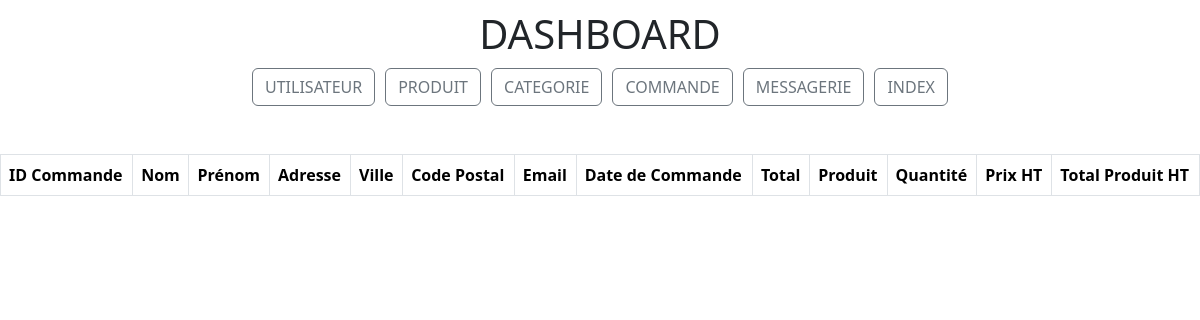
The page /dashboard/commandes/dashboard_commandes.php on the database as committed earlier.
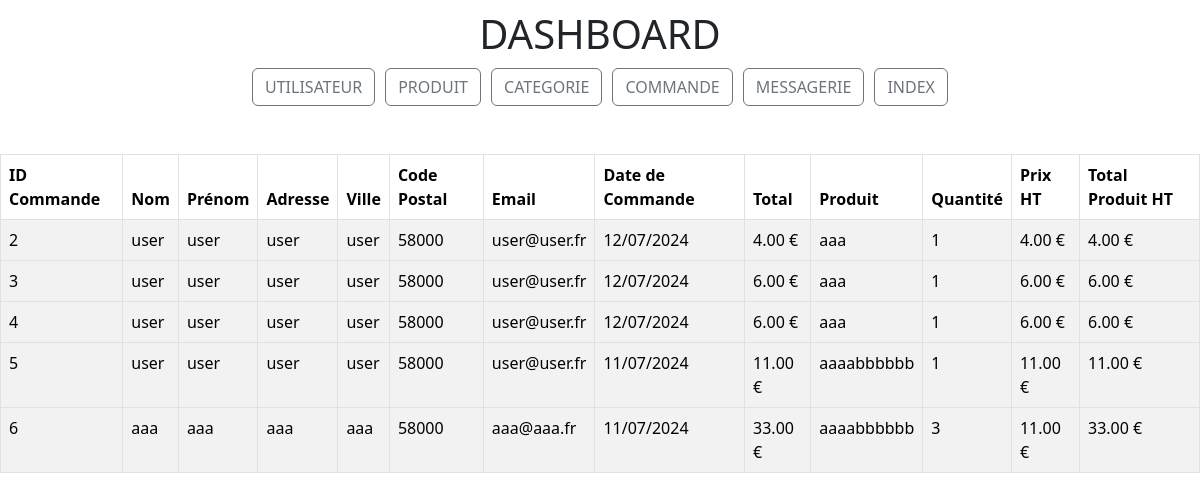
The same page on the database as committed later.
### tables this page shows
CREATE TABLE `commande_details` (
  `id` int NOT NULL,
  `commande_id` int NOT NULL,
  `produit_id` int NOT NULL,
  `quantite` int NOT NULL,
  `prix_ht` int NOT NULL
);

CREATE TABLE `commandes` (
  `id` int NOT NULL,
  `nom` varchar(255) NOT NULL,
  `prenom` varchar(255) NOT NULL,
  `adresse` varchar(255) NOT NULL,
  `ville` varchar(255) NOT NULL,
  `code_postal` varchar(255) NOT NULL,
  `email` varchar(255) NOT NULL,
  `total` decimal(10,0) NOT NULL,
  `date_commande` timestamp NULL DEFAULT CURRENT_TIMESTAMP
);

CREATE TABLE `produits` (
  `id` int NOT NULL,
  `image_produit` varchar(255) NOT NULL,
  `nom_produit` varchar(255) NOT NULL,
  `genre` varchar(255) NOT NULL,
  `reference` varchar(255) NOT NULL,
  `marque` varchar(255) NOT NULL,
  `categorie_id` int NOT NULL,
  `couleur` varchar(255) NOT NULL,
  `matiere` varchar(255) NOT NULL,
  `motif` varchar(255) NOT NULL,
  `description` varchar(1000) NOT NULL,
  `taille` varchar(255) NOT NULL,
  `quantite` int NOT NULL,
  `prix_ht` varchar(255) NOT NULL
);

### src/dashboard/commandes/dashboard_commandes.php (the view, shortened to what this page needs)
<?php
require_once("../../connect.php");
$sql = "SELECT c.id, c.nom, c.prenom, c.adresse, c.ville, c.code_postal, c.email, c.date_commande, c.total, p.nom_produit AS produit_nom, cd.quantite, cd.prix_ht
        FROM commandes c
        JOIN commande_details cd ON c.id = cd.commande_id
        JOIN produits p ON cd.produit_id = p.id
        ORDER BY c.id, p.nom_produit";
$query = $db->prepare($sql);
$query->execute();
$commandes = $query->fetchAll(PDO::FETCH_ASSOC);
function formatDateToFrench($dateString)
{
    $date = new DateTime($dateString);
    return $date->format('d/m/Y');
}
?>
<!DOCTYPE html>
<html lang="fr">
<head>
    <link rel="stylesheet" href="../../css/dashboard/dashboard.css">
    <link href="https://cdn.jsdelivr.net/npm/bootstrap@5.3.3/dist/css/bootstrap.min.css" rel="stylesheet">
</head>
<body>
    <?php
    include '../../templates/navbar_dashboard.php';
    ?>
    <section class="dashboard">
        <br>
        <br>
        <table class="table table-striped table-hover table-bordered">
            <thead>
                <tr>
                    <th>ID Commande</th>
                    <th>Nom</th>
                    <th>Prénom</th>
                    <th>Adresse</th>
                    <th>Ville</th>
                    <th>Code Postal</th>
                    <th>Email</th>
                    <th>Date de Commande</th>
                    <th>Total</th>
                    <th>Produit</th>
                    <th>Quantité</th>
                    <th>Prix HT</th>
                    <th>Total Produit HT</th>
                </tr>
            </thead>
            <tbody>
                <?php
                $current_id = null;
                foreach ($commandes as $commande) {
                    if ($current_id !== $commande["id"]) {
                        if ($current_id !== null) {
                            echo "</tbody>";
                        }
                        $current_id = $commande["id"];
                        echo "<tbody>";
                        echo "<tr>";
                        echo "<td rowspan=\"" . count($commandes) . "\">" . htmlspecialchars($commande["id"]) . "</td>";
                        echo "<td rowspan=\"" . count($commandes) . "\">" . htmlspecialchars($commande["nom"]) . "</td>";
                        echo "<td rowspan=\"" . count($commandes) . "\">" . htmlspecialchars($commande["prenom"]) . "</td>";
                        echo "<td rowspan=\"" . count($commandes) . "\">" . htmlspecialchars($commande["adresse"]) . "</td>";
                        echo "<td rowspan=\"" . count($commandes) . "\">" . htmlspecialchars($commande["ville"]) . "</td>";
                        echo "<td rowspan=\"" . count($commandes) . "\">" . htmlspecialchars($commande["code_postal"]) . "</td>";
                        echo "<td rowspan=\"" . count($commandes) . "\">" . htmlspecialchars($commande["email"]) . "</td>";
                        echo "<td rowspan=\"" . count($commandes) . "\">" . htmlspecialchars(formatDateToFrench($commande["date_commande"])) . "</td>";
                        echo "<td rowspan=\"" . count($commandes) . "\">" . htmlspecialchars(number_format($commande["total"], 2)) . " €</td>";
                    }
                    echo "<td>" . htmlspecialchars($commande["produit_nom"]) . "</td>";
                    echo "<td>" . htmlspecialchars($commande["quantite"]) . "</td>";
                    echo "<td>" . htmlspecialchars(number_format($commande["prix_ht"], 2)) . " €</td>";
                    echo "<td>" . htmlspecialchars(number_format($commande["prix_ht"] * $commande["quantite"], 2)) . " €</td>";
                    echo "</tr>";
                }
                if ($current_id !== null) {
                    echo "</tbody>";
                }
                ?>
            </tbody>
        </table>
    </section>
</body>
</html>

Rows that differ between the two databases and show on the page:
added commande_details: commande "2", commande.nom "user", commande.prenom "user", commande.adresse "user", commande.ville "user", commande.code_postal "58000", commande.email "user@user.fr", commande.date_commande "12/07/2024", commande.total "4.00", produit.nom_produit "aaa", quantite "1", prix_ht "4.00", $commande["prix_ht"] * $commande["quantite"] "4.00"
added commande_details: commande "3", commande.nom "user", commande.prenom "user", commande.adresse "user", commande.ville "user", commande.code_postal "58000", commande.email "user@user.fr", commande.date_commande "12/07/2024", commande.total "6.00", produit.nom_produit "aaa", quantite "1", prix_ht "6.00", $commande["prix_ht"] * $commande["quantite"] "6.00"
added commande_details: commande "4", commande.nom "user", commande.prenom "user", commande.adresse "user", commande.ville "user", commande.code_postal "58000", commande.email "user@user.fr", commande.date_commande "12/07/2024", commande.total "6.00", produit.nom_produit "aaa", quantite "1", prix_ht "6.00", $commande["prix_ht"] * $commande["quantite"] "6.00"
added commande_details: commande "5", commande.nom "user", commande.prenom "user", commande.adresse "user", commande.ville "user", commande.code_postal "58000", commande.email "user@user.fr", commande.date_commande "11/07/2024", commande.total "11.00", produit.nom_produit "aaaabbbbbb", quantite "1", prix_ht "11.00", $commande["prix_ht"] * $commande["quantite"] "11.00"
added commande_details: commande "6", commande.nom "aaa", commande.prenom "aaa", commande.adresse "aaa", commande.ville "aaa", commande.code_postal "58000", commande.email "aaa@aaa.fr", commande.date_commande "11/07/2024", commande.total "33.00", produit.nom_produit "aaaabbbbbb", quantite "3", prix_ht "11.00", $commande["prix_ht"] * $commande["quantite"] "33.00"
